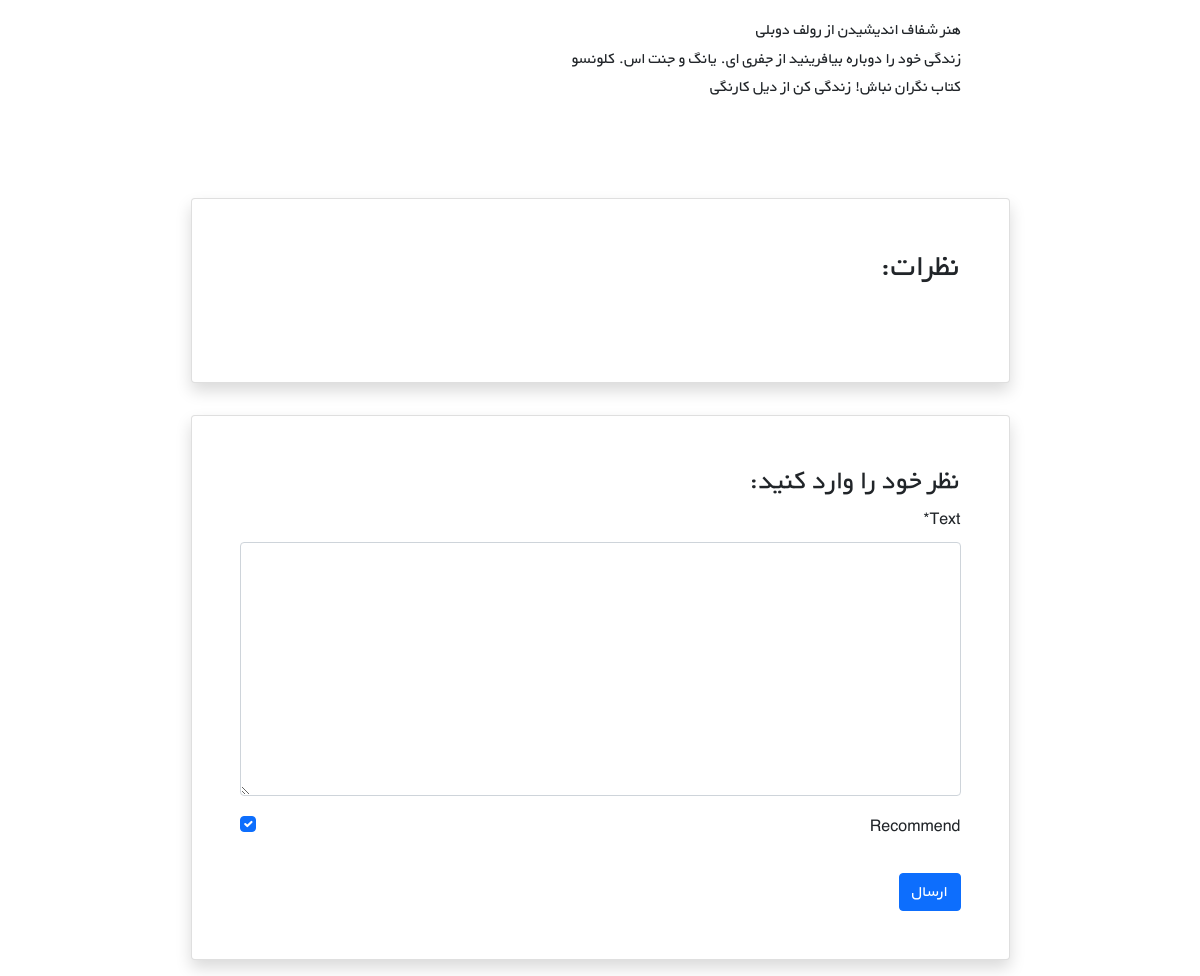
Page /books/5/ (signed in, lower part) on the earlier database version.
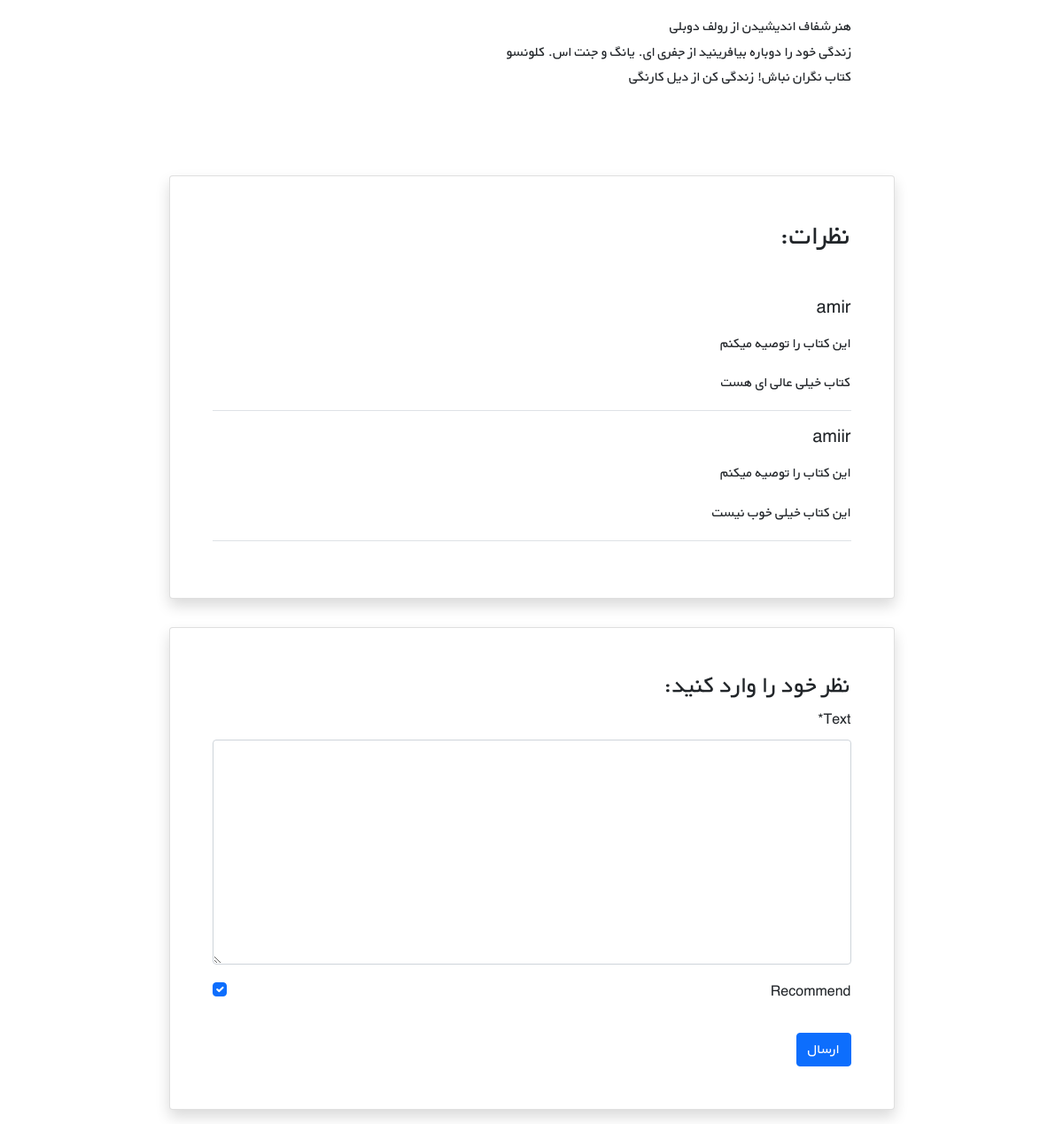
Same page on the later database version.
### books/models.py (models this page shows, shortened)
class Comment(models.Model):
    user = models.ForeignKey(get_user_model(), on_delete=models.CASCADE)
    book = models.ForeignKey(Book, on_delete=models.CASCADE, related_name='comments')
    text = models.TextField()
    is_active = models.BooleanField(default=True)
    recommend = models.BooleanField(default=True)
    datetime_created = models.DateTimeField(auto_now_add=True)

### accounts/models.py (models this page shows)
class CustomUser(AbstractUser):
    age = models.PositiveIntegerField(null=True, blank=True)

### books/views.py (the view)
# urls.py: path('<int:pk>/', views.book_detail_view, name='book_detail'),
@login_required
def book_detail_view(request, pk):
    book = get_object_or_404(Book, pk=pk)
    book_comments = book.comments.all()
    if request.method == 'POST':
        comment_form = CommentForm(request.POST)
        if comment_form.is_valid():
            new_comment = comment_form.save(commit=False)
            new_comment.book = book
            new_comment.user = request.user
            new_comment.save()
            comment_form = CommentForm()
    else:
        comment_form = CommentForm()
    return render(request, 'books/book_detail.html', {
        'book': book,
        'comments': book_comments,
        'comment_form': comment_form,
    }
    )

### books/forms.py
class CommentForm(forms.ModelForm):
    class Meta:
        model = Comment
        fields = ('text', 'recommend', )

### books/templates/books/book_detail.html (shortened to what this page needs)
{% extends '_base.html' %}
{% load crispy_forms_tags %}
{% block content %}
  <div class="container mt-5" dir="rtl">
    <div class="">
      <div class="">
        <div class="d-flex justify-content-center">
          <div class="my-3 p-5 w-sm-75 w-100">{{ book.description|linebreaks }}</div>
        </div>
        <div class="d-flex justify-content-center">
          <div class="card shadow my-3 p-5 w-sm-75 w-100">
            <h2 class="mb-5">نظرات:</h2>
            {% for comment in comments %}
              {% if comment.is_active %}
                <div class="border-bottom mb-3">
                  <h5 class="mb-3">{{ comment.user.username }}</h5>
                  {% if comment.recommend %}
                    <p>این کتاب را توصیه میکنم</p>
                  {% else %}
                    <p>این کتاب را توصیه نمی کنم</p>
                  {% endif %}
                  <p>{{ comment.text|linebreaks }}</p>
                </div>
              {% endif %}
            {% endfor %}
          </div>
        </div>
        <div class="d-flex justify-content-center">
          <div class="card shadow my-3 p-5 w-sm-75 w-100">
            <h3>نظر خود را وارد کنید:</h3>
            <form method="POST">
              {{ comment_form|crispy }}
              <button type="submit" class="btn btn-primary mt-3">ارسال</button>
            </form>
          </div>
        </div>
      </div>
    </div>
  </div>
{% endblock %}

Differences in the rows shown:
added Comment: user.username "amir", recommend "این کتاب را توصیه میکنم", text "کتاب خیلی عالی ای هست"
added Comment: user.username "amiir", recommend "این کتاب را توصیه میکنم", text "این کتاب خیلی خوب نیست"
